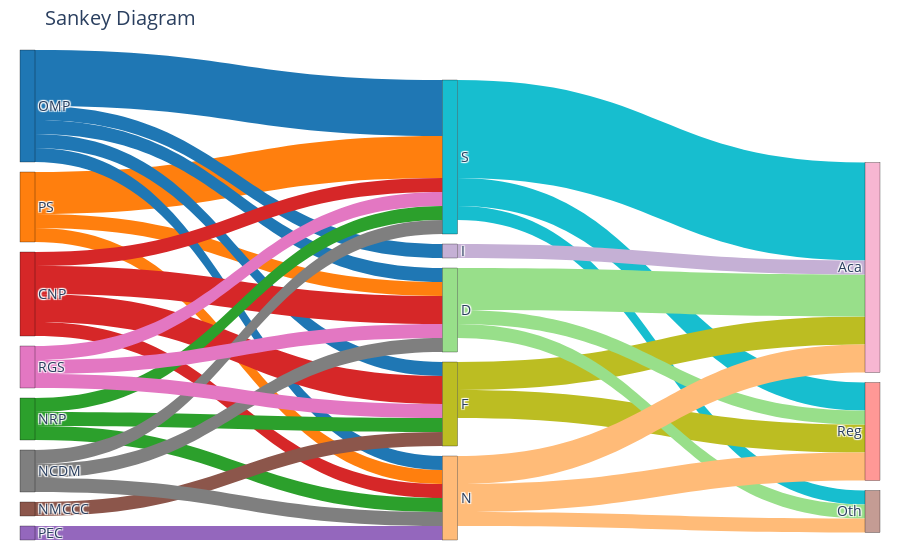

Notebook source saved alongside this figure:
### Markdown cell above
### B. Sankey

### Code cell
import plotly.graph_objects as go
import pandas as pd

# Load the dataset from CSV
sankey_df = pd.read_csv('data/sankey_assignment.csv')

# Extract column names dynamically
sources = sankey_df.columns[1:-3].tolist()  # All except LABEL and last three columns
labels = sankey_df['LABEL'].tolist()
end_targets = sankey_df.columns[-3:].tolist()  # Last three columns as end targets

nodes = sources + labels + end_targets
node_map = {node: i for i, node in enumerate(nodes)}

# Define hex colors and map them to each category
hex_colors = [
    "#ff7f0e", "#1f77b4", "#d62728", "#2ca02c", "#8c564b", "#9467bd", "#7f7f7f", "#e377c2",
    "#17becf", "#bcbd22", "#98df8a", "#ffbb78", "#c5b0d5", "#ff9896", "#f7b6d2", "#c49c94"
]

# Assign a unique color to each node
node_colors = {node: hex_colors[i % len(hex_colors)] for i, node in enumerate(nodes)}

# Create links
links = []
colors = []  # Colors for flow visualization

# First set of links (from sources to LABELS)
for source in sources:
    for i, label in enumerate(sankey_df['LABEL']):
        value = sankey_df[source][i]
        if value > 0:
            links.append({
                "source": node_map[source],
                "target": node_map[label],
                "value": value
            })
            colors.append(node_colors[source])  # Use source node's color

# Second set of links (from LABELS to final categories)
for i, label in enumerate(sankey_df['LABEL']):
    for end_target in end_targets:
        value = sankey_df[end_target][i]
        if value > 0:
            links.append({
                "source": node_map[label],
                "target": node_map[end_target],
                "value": value
            })
            colors.append(node_colors[label])  # Use label node's color

# Generate Sankey diagram
fig = go.Figure(go.Sankey(
    node=dict(
        pad=10,  # Reduce padding between nodes
        thickness=15,  # Reduce thickness of nodes
        line=dict(color='black', width=0.3),
        label=nodes,
        color=[node_colors[node] for node in nodes]
    ),
    link=dict(
        source=[link['source'] for link in links],
        target=[link['target'] for link in links],
        value=[link['value'] for link in links],
        color=colors
    )
))

fig.update_layout(
    title_text="Sankey Diagram",
    font_size=14, # Set font size
    margin=dict(l=20, r=20, t=50, b=20)
)
fig.show()

# fig.write_image("img/sankey_assignment.png")
# Image("img/sankey_assignment.png")

### Figure 1 — Plotly figure (JSON) as saved in the notebook; plotly's stock layout.template omitted (floating-point values rounded to 4 significant figures)
{"data": [{"link": {"color": ["#ff7f0e", "#ff7f0e", "#ff7f0e", "#1f77b4", "#1f77b4", "#1f77b4", "#1f77b4", "#1f77b4", "#d62728", "#d62728", "#d62728", "#d62728", "#2ca02c", "#2ca02c", "#2ca02c", "#8c564b", "#9467bd", "#7f7f7f", "#7f7f7f", "#7f7f7f", "#e377c2", "#e377c2", "#e377c2", "#17becf", "#17becf", "#17becf", "#bcbd22", "#bcbd22", "#98df8a", "#98df8a", "#98df8a", "#ffbb78", "#ffbb78", "#ffbb78", "#c5b0d5"], "source": [0, 0, 0, 1, 1, 1, 1, 1, 2, 2, 2, 2, 3, 3, 3, 4, 5, 6, 6, 6, 7, 7, 7, 8, 8, 8, 9, 9, 10, 10, 10, 11, 11, 11, 12], "target": [8, 10, 11, 8, 9, 10, 11, 12, 8, 9, 10, 11, 8, 9, 11, 9, 11, 8, 10, 11, 8, 9, 10, 13, 14, 15, 13, 14, 13, 14, 15, 13, 14, 15, 14], "value": [3, 1, 1, 4, 1, 1, 1, 1, 1, 2, 2, 1, 1, 1, 1, 1, 1, 1, 1, 1, 1, 1, 1, 2, 7, 1, 2, 2, 1, 3, 1, 2, 2, 1, 1]}, "node": {"color": ["#ff7f0e", "#1f77b4", "#d62728", "#2ca02c", "#8c564b", "#9467bd", "#7f7f7f", "#e377c2", "#17becf", "#bcbd22", "#98df8a", "#ffbb78", "#c5b0d5", "#ff9896", "#f7b6d2", "#c49c94"], "label": ["PS", "OMP", "CNP", "NRP", "NMCCC", "PEC", "NCDM", "RGS", "S", "F", "D", "N", "I", "Reg", "Aca", "Oth"], "line": {"color": "black", "width": 0.3}, "pad": 10, "thickness": 15}, "type": "sankey"}], "layout": {"font": {"size": 14}, "margin": {"b": 20, "l": 20, "r": 20, "t": 50}, "title": {"text": "Sankey Diagram"}}}
